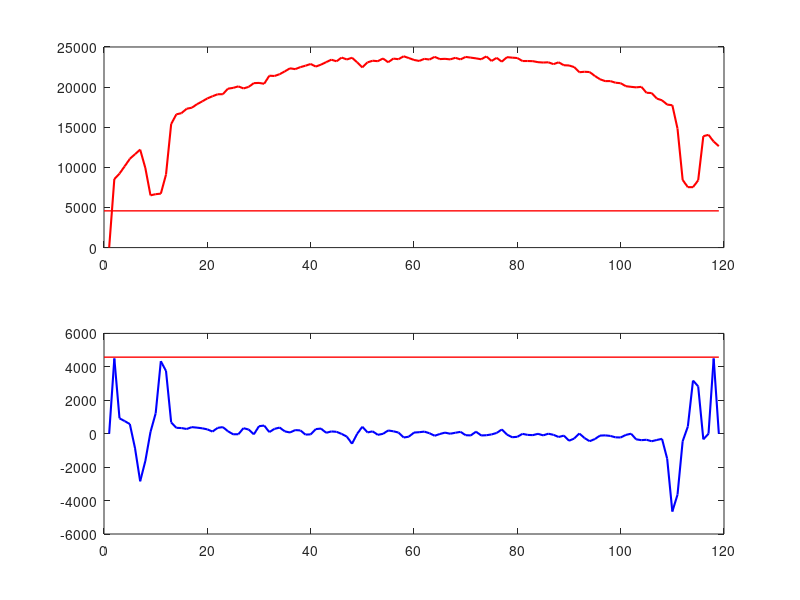

Reproduce this figure in MATLAB.
clc
%Dados Brutos da Camera
entrada = [0,0,0,0,0,9,8548,9219,10134,11058,11642,12207,9919,6512,6657,6723,9097,15395,16605,16755,17306,17430,17867,18216,18590,18861,19108,19115,19805,19904,20090,19834,20027,20494,20522,20415,21419,21386,21611,21963,22343,22239,22487,22668,22880,22560,22801,23110,23415,23216,23684,23442,23656,23096,22455,23082,23287,23231,23567,23095,23551,23479,23841,23617,23386,23260,23521,23437,23769,23491,23523,23455,23650,23452,23762,23671,23583,23467,23827,23258,23643,23168,23733,23671,23623,23250,23251,23232,23107,23061,23091,22861,23091,22726,22697,22495,21854,21911,21875,21389,20977,20747,20750,20547,20485,20114,20033,19969,20032,19295,19259,18570,18357,17820,17742,14830,8428,7532,7531,8382,13884,14050,13207,12640,11893,10864,9875,8996,0]
%entrada = [0,0,0,0,0,12,6649,7467,8498,9445,10272,10988,11245,10241,9187,7931,7747,9544,12191,14517,16643,17451,17950,18279,18698,19057,19414,19739,20106,20123,20490,20574,20986,21512,21338,21147,22043,21774,22251,22662,23056,22934,23251,23544,23786,23551,23789,24022,24169,24042,24535,24359,24515,24429,23680,24339,24444,24517,24767,24337,24877,24823,25149,24954,24821,24256,24458,24247,24553,24345,24422,24276,24486,24263,24622,24574,24403,24383,24703,24114,24411,23809,24096,24017,24167,24002,23862,24011,23778,23816,24007,23929,24027,23649,23547,23486,22979,23074,22990,22565,22097,21973,21778,21599,21441,20959,20694,20507,20467,19768,19747,19078,18788,17865,16103,13207,10355,8149,8719,9904,11563,12496,11917,11235,10347,9088,8342,7008,0]
%entrada = [0,0,0,0,0,9,8685,9307,10219,11008,11618,12194,12611,8851,7115,7043,7371,11107,15646,16025,16618,16690,16990,17327,17386,17571,17891,18145,18639,18736,19068,18976,19091,19551,19545,19447,20329,19968,20309,20694,20955,20866,21142,21314,21653,21427,21595,21873,22018,21826,22242,22014,22186,21979,21530,21979,22130,22230,22366,21754,22398,22235,22642,22563,22587,22538,22623,22506,22762,22381,22492,22431,22653,22371,22871,22906,22690,22530,22866,22440,22727,22382,22819,22698,22858,22582,22355,22413,22041,21971,21895,21888,22256,21843,21574,21415,20794,20930,20844,20485,20022,20162,20155,20167,20054,19596,19489,19282,19288,18739,18819,18146,17907,17461,17184,11712,7632,7163,7222,10210,14933,14555,13711,13136,12446,11311,10534,9618,0]
%entrada = [0,0,0,0,0,0,10404,9893,9567,8936,8658,8787,9302,10031,11419,12347,13544,14256,14717,14800,15208,15234,15577,15621,15941,16035,16224,16327,16733,16741,16945,16941,17145,17491,17558,17240,18045,17884,18170,18419,18701,18547,18765,18986,19236,19086,19301,19549,19726,19520,19864,19651,19813,19676,19249,19671,20412,20522,20701,20219,20683,20558,20844,20663,20749,20680,20905,20619,20922,20577,20743,20638,20866,20677,21058,20972,20901,20805,21099,20672,20929,20538,20942,20747,20880,20762,20634,20683,20409,20374,20322,20126,20163,19802,19837,19722,19212,19338,19387,19042,18679,18597,18480,18396,18334,17877,17866,17796,17914,17417,17544,17051,17002,16847,16826,16004,15074,13713,12704,11282,10387,9727,9594,10011,11095,11682,12518,12492,0]
%entrada = [0,0,0,0,0,15,9454,10174,11198,12147,12909,13734,14614,15239,16077,16566,17355,18014,18371,18494,18810,19071,19523,19772,20211,20415,20726,20866,21316,21419,21839,21939,22222,22688,22619,22360,23115,22971,23300,23563,23763,23603,23849,24127,24321,24003,24206,24494,24622,24483,24855,24480,24435,23887,23483,24318,24374,24530,23997,23158,23931,24403,24778,24143,23536,23391,24078,24811,25334,25076,24705,24448,24935,24866,25155,25035,25259,25115,25508,24827,25173,24695,24940,24727,24559,24094,24227,23895,23903,23431,23888,24391,24260,22808,22858,23202,22383,22052,21925,21440,22206,21459,21025,21286,21268,20791,20668,20577,20551,19864,19809,19206,19021,18760,18681,17887,17734,16904,16791,16139,15522,14696,13779,13170,12439,11318,10691,9459,0]
%entrada = [0,0,0,0,0,2,7150,7810,8859,9720,10502,11157,11814,12500,13004,11024,7866,6502,7199,10668,15217,16479,17356,17706,18013,18211,18413,18601,18983,19094,19350,19256,19488,20032,20002,19858,20715,20643,21034,21222,21281,21489,21791,22050,22363,22090,22355,22563,22701,22533,22918,22577,22799,22826,22303,22907,23127,23133,23351,22929,23299,23122,23369,22910,22625,22254,22398,21738,21863,21822,21981,21763,21803,21363,21726,21582,21450,21208,21412,20984,21400,21095,21539,21442,21663,21650,21670,21858,21737,21775,21848,21831,21869,21594,21663,21600,21061,21099,21026,20675,20466,20359,20266,20210,20019,19516,19200,17124,12302,8336,7906,10039,14587,17417,17818,17067,16813,16071,15915,15155,14504,13756,12823,12224,11483,10234,9422,8265,0]
%entrada = [0,0,0,0,0,80,5079,4567,5175,7664,10557,11754,12623,13310,14187,14666,15459,16024,16283,16875,17342,17423,17775,17921,18247,18475,18866,19107,19538,19768,20176,20004,20064,20267,19994,19497,19902,19462,19702,19979,20391,20939,21700,22446,22933,22835,22944,23342,23445,23208,23547,23323,23359,23013,22411,22914,22858,22983,23311,22810,23170,23063,23429,23057,23193,23000,23119,22658,23139,23258,23443,23379,23807,23719,24123,24069,23984,23886,24265,23801,24245,23869,24298,24089,24115,23907,23685,23825,23659,23761,23902,23699,23612,23127,23021,22737,19435,13771,9744,8814,10950,16191,20295,21241,21071,20517,20328,20109,20087,19464,19644,19012,18999,18705,18475,17683,17401,16468,16148,15305,14619,13779,12866,12176,11447,10316,9492,8307,0]
%entrada = [0,0,0,0,0,16,7408,8130,9000,9727,10392,11279,12135,12875,13534,13733,14287,14738,14977,15633,16323,16935,17633,18064,18499,18706,18938,18965,19499,19823,20227,20201,20371,20674,20642,20412,21237,21315,21841,22088,22072,22039,22319,22808,23067,23036,23351,23732,23944,23790,24306,24015,24222,24087,23475,24121,24409,24449,24751,24286,24796,24677,24813,24481,24349,24506,24659,24103,24469,24387,24423,24126,24286,23575,19056,12657,9916,9739,12456,18221,23521,24264,24511,24306,24371,24286,24151,24407,24358,24318,24327,24088,24011,23503,23408,23286,22734,22796,22849,22552,22053,21871,21414,20947,20673,20054,19765,19661,19623,18768,18795,18180,18205,18023,17511,14461,12278,10866,9879,8716,7967,7415,7362,7189,6998,6473,6074,5548,0]
%entrada = [0,0,0,0,0,32,7138,7950,9044,9834,10613,11361,12143,12751,13542,13874,14565,15080,15379,15985,16470,16453,16932,17100,15395,11081,7877,7615,10192,15095,19214,19782,20216,20571,20503,20295,21130,20808,21274,21425,21537,21591,21829,21998,22151,21735,21916,22283,22571,22271,22729,22662,22826,22437,21607,21955,21802,21550,21504,20749,20942,20772,21155,21391,21818,22359,22851,22564,22992,22883,23042,22838,22913,22469,22891,23034,22966,22693,22871,22177,22472,22019,22334,22317,22601,22609,22509,22553,22431,22607,22766,22666,22724,22352,22325,22368,21837,21971,22115,21747,21399,21323,21153,20995,20792,20250,20079,19890,19863,19169,19251,18647,18507,18054,18010,17278,16397,12419,8298,6759,7578,10196,12225,12035,11306,10226,9570,8341,0]
%entrada = [0,0,0,0,0,14,4430,4513,5048,5356,6146,6748,7492,9256,11747,13334,14435,15075,15507,16226,16850,16906,17372,17591,17993,18137,18395,18655,19055,18950,19346,19442,19601,19786,19779,19583,18275,13246,9138,8430,10118,14904,20526,22373,22842,22590,22671,22859,22978,22775,23105,22949,23131,22999,22298,22970,23012,23109,23185,22719,23291,23279,23570,23415,23533,23581,23698,22841,22925,22573,22499,21993,21859,21332,21504,21322,21368,21633,22471,22423,23131,22815,23314,23089,23124,22856,22635,22745,22764,22855,22724,22366,22245,21655,21578,21439,21039,21290,21487,21408,21165,21129,20947,20807,20643,20237,20094,19941,19907,19411,19632,19125,19087,18808,18704,17824,17419,16449,16144,15400,14819,13897,12928,12374,11695,10503,9666,8463,0]

%corte
corte = 5;
entrada1 = entrada(1+corte:129-corte)

%Vetor de Saida
saida = zeros(1,length(entrada1))
saida2 = zeros(1,length(entrada1))

%Processamento (Derivada)
for i=2:(length(entrada1)-1)
    saida(i-1) = int16((entrada1(i+1)-entrada1(i-1))/2);
end
for i=1:(length(entrada1)-1)
    saida2(i) = abs(entrada1(i+1)-entrada1(i));
end
saida(1) = 0;
saida(2)=4500;
saida((length(entrada1)-2)) = 0;
saida((length(entrada1)-1))=4500;
saida2(1) = 0;
saida2(2)=4500;
saida2((length(entrada1)-2)) = 0;
saida2((length(entrada1)-1))=4500;


maxi = max(saida)
mini = min(saida)
media = (maxi-mini)/2

%Plotagem Entrada e Saida
subplot(2,1,1);
plot(entrada1,'-r','LineWidth',1.5);
hold on
plot([0,length(saida)],[media,media],'-r','LineWidth',1);
subplot(2,1,2);
plot(saida,'-b','LineWidth',1.5);
hold on
plot([0,length(saida)],[media,media],'-r','LineWidth',1);